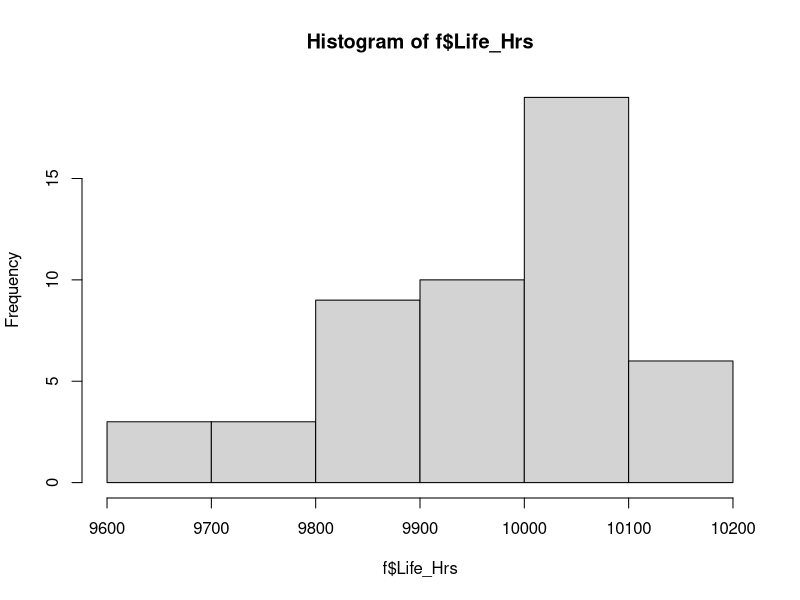

Write R code to recreate this figure.
cat("\n*Question 1*\n\n")
f <- read.csv("Hypothesis_csv1.csv")
head(f)
x1 <- mean(f$Life_Hrs)
x1
s <- sd(f$Life_Hrs)
s
se <- s/sqrt(50)

se

p1<- pnorm(x1,10000,se)

p1

prcomp(f, scale. = TRUE)

hist(f$Life_Hrs)

str(f)

cat("\n\nMean:",x1)
cat("\n\nStandard Error:",se)
cat("\n\nP Value for Ball bearing Example",p1)

if(p1 < 0.05){
  cat("\n\nReject null Hypothesis for 0.05")
}else{
  cat("\n\nDo not Reject null Hypothesis for 0.05")
}

if(p1 < 0.01){
  cat("\n\nReject null Hypothesis for 0.01")
}else{
  cat("\n\nDo not Reject null Hypothesis for 0.01")
}



cat("\n\n*Question 2*\n")

se2<-17/sqrt(35)
se2
pn <- 2*pnorm(134,130,se2,lower.tail = F)
pn
cat("\n\nP Value of potato chip case study: ",pn)
if(pn > 0.05){
  cat("\n\nReject null Hypothesis for 0.05")
}else{
  cat("\n\nDo not Reject null Hypothesis for 0.05")
}
if(pn < 0.01){
  cat("\n\nReject null Hypothesis for 0.01")
}else{
  cat("\n\nDo not Reject null Hypothesis for 0.01")
}
